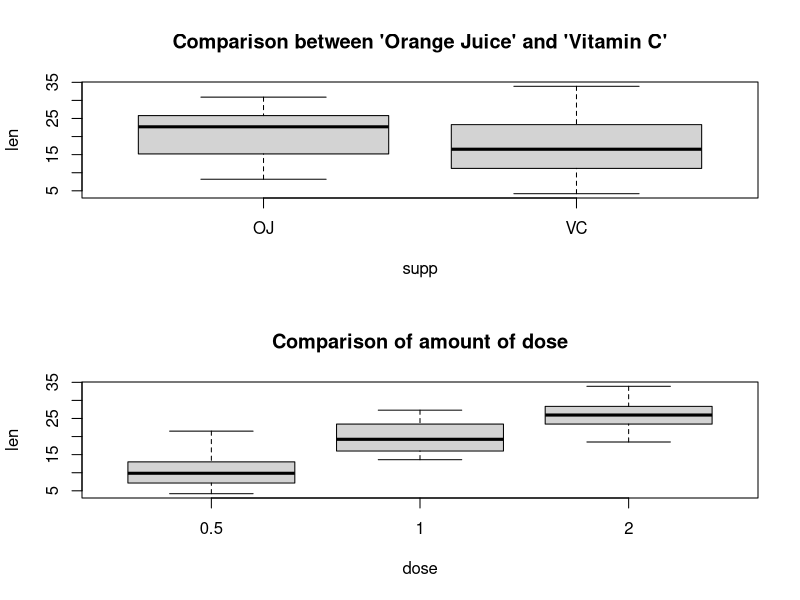

Source code (R): (Note: this script raises an error after producing the figure.)
#Now in the second portion of the class, we're going to analyze the ToothGrowth data in the R datasets package. 
#Load the ToothGrowth data and perform some basic exploratory data analyses 
#Provide a basic summary of the data.
#Use confidence intervals and/or hypothesis tests to compare tooth growth by supp and dose. (Only use the techniques from class, even if there's other approaches worth considering)
#State your conclusions and the assumptions needed for your conclusions. 
#Some criteria that you will be evaluated on
#Did you  perform an exploratory data analysis of at least a single plot or table highlighting basic features of the data?
#Did the student perform some relevant confidence intervals and/or tests?
#Were the results of the tests and/or intervals interpreted in the context of the problem correctly? 
#Did the student describe the assumptions needed for their conclusions?
#data("ToothGrowth")

# EDA of "ToothGrowth" dataset
dim(ToothGrowth)
str(ToothGrowth)
?ToothGrowth
#len : numeric	Tooth length
#supp : factor	Supplement type (VC or OJ).
#dose : numeric	Dose in milligrams.

#1. Basic EDA
ToothGrowth$dose <- as.factor(ToothGrowth$dose)
par(mfrow = c(2, 1))
plot(len ~ supp, data = ToothGrowth, main = "Comparison between 'Orange Juice' and 'Vitamin C'")
plot(len ~ dose, data = ToothGrowth, main = "Comparison of amount of dose")

with(ToothGrowth, tapply(len, supp, mean))
with(ToothGrowth, tapply(len, dose, mean))

#2. t test for comparison between Supplement type
if (!require(tidyr)) { install.packages("tidyr") }
if (!require(dplyr)) { install.packages("dplyr") }

Supp.df <- ToothGrowth %>% select(supp, len) %>% spread(supp, len)
with(Supp.df, t.test(VC, OJ))

#3. t test for comparison among the amount of dosae
Dose.df <- ToothGrowth %>% select(dose, len) %>% spread(dose, len)
names(Dose.df) <- c("a_0.5", "a_1", "a_2")

Dose.t_1 <- with(Dose.df, t.test(a_0.5, a_1))
Dose.t_1$p.value
Dose.t_1$conf.int

Dose.t_2 <- with(Dose.df, t.test(a_0.5, a_2))
Dose.t_2$p.value
Dose.t_2$conf.int

Dose.t_3 <- with(Dose.df, t.test(a_1, a_2))
Dose.t_3$p.value
Dose.t_3$conf.int
